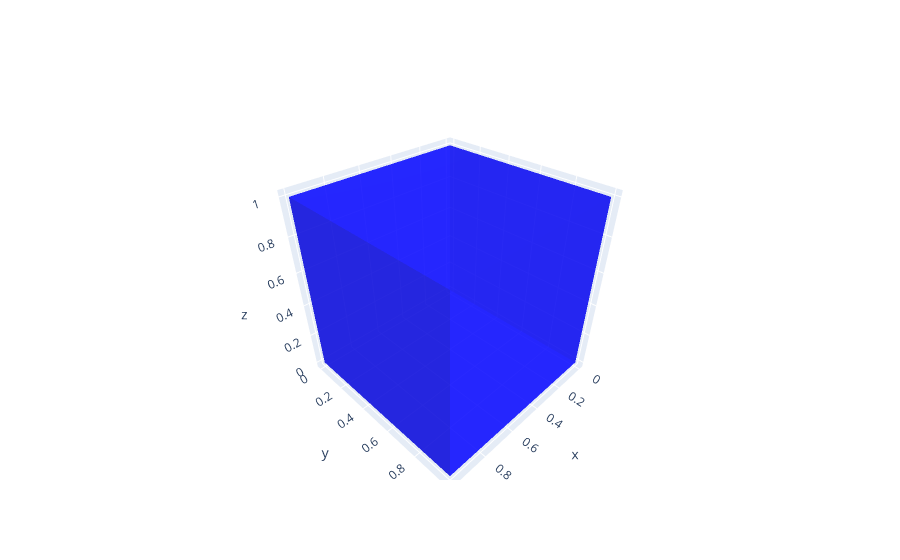

The notebook cell saved with this chart:
### Code cell
X = np.arange(8)//4
Y = (np.arange(8)//2)%2
Z = np.arange(8)%2
plot_cube(X,Y,Z)

### Figure 1 — Plotly figure (JSON) as saved in the notebook; plotly's stock layout.template omitted (floating-point values rounded to 4 significant figures)
{"data": [{"color": "blue", "flatshading": true, "i": [0, 3, 0, 5, 0, 6, 4, 7, 2, 7, 1, 7], "j": [1, 1, 1, 1, 2, 2, 5, 5, 3, 3, 3, 3], "k": [2, 2, 4, 4, 4, 4, 6, 6, 6, 6, 5, 5], "opacity": 0.6, "type": "mesh3d", "x": [0, 0, 0, 0, 1, 1, 1, 1], "y": [0, 0, 1, 1, 0, 0, 1, 1], "z": [0, 1, 0, 1, 0, 1, 0, 1]}], "layout": {}}
